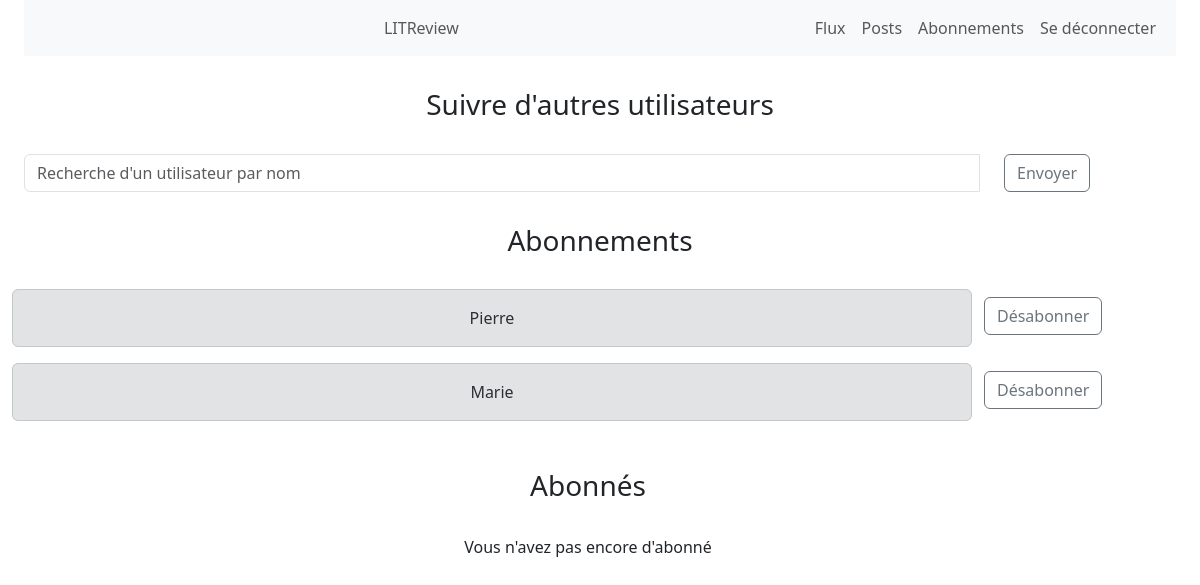
/subscribe-page/ (signed in), run on an earlier commit of the app's database.
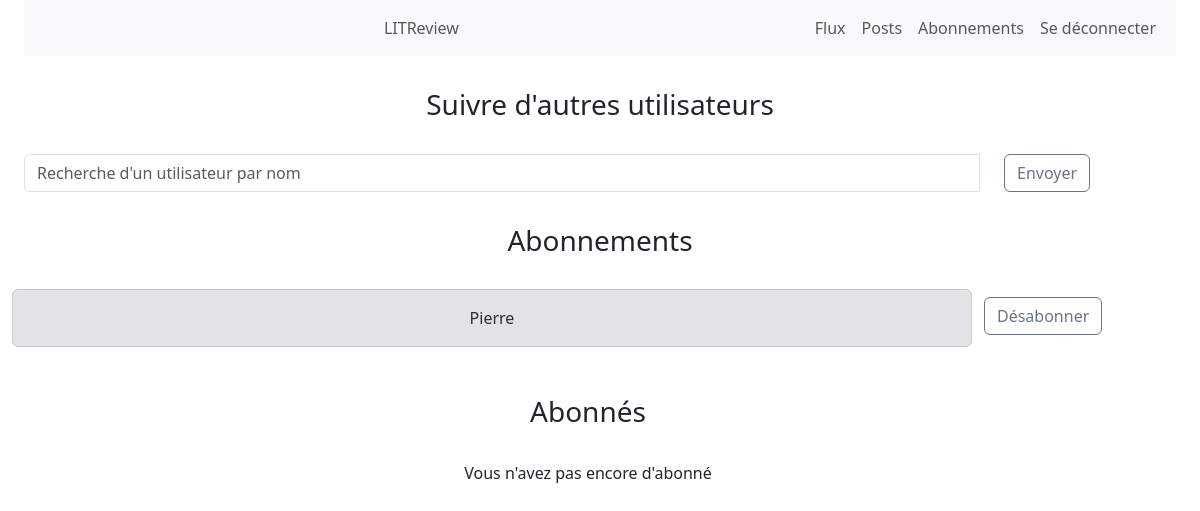
And on a later commit of the database.
### blog/models.py (models this page shows, shortened)
class UserFollows(models.Model):
    user = models.ForeignKey(settings.AUTH_USER_MODEL,
                             on_delete=models.CASCADE, related_name='user')
    followed_user = models.ForeignKey(settings.AUTH_USER_MODEL,
                                      on_delete=models.CASCADE, related_name='followed_user')
    class Meta:
        unique_together = ('user', 'followed_user', )

### authenticate/models.py (models this page shows)
class User(AbstractUser):
    pass

### blog/views.py (the view, shortened to what this page needs)
@login_required
def subscription_main_page(request):
    user = get_user_model()
    exist = User.objects.exclude(pk=request.user.id)
    following_user = models.UserFollows.objects.filter(
        user=request.user)
    followed_by_user = models.UserFollows.objects.filter(
        followed_user=request.user)
    message = None
    return render(request, "blog/subscription-page.html",
                  context={'following_user': following_user,
                           'followed_by_user': followed_by_user,
                           'exist': exist, 'message': message})

### blog/templates/blog/subscription-page.html (shortened to what this page needs)
{% extends 'base.html' %}
{% load crispy_forms_tags %}
{% block content %}
<div class="container-fluid">
    <h3 class="text-center p-3 my-3">Suivre d'autres utilisateurs</h3>
    {% include 'blog/subscribe.html' %}
</div>
<h3 class="text-center p-3 my-3">Abonnements</h3>
<div class='container-fluid row '>
    {% include 'blog/display-subscribers.html' %}
</div>
{% endblock content %}

### blog/templates/blog/display-subscribers.html (shortened to what this page needs)
{% for user_follows  in following_user %}
    <div class="alert alert-secondary col-lg-10">
        <div class=" text-center">
        {{user_follows.followed_user}}
        </div>
    </div>
    {% include 'blog/unsubscribe.html' %}
    {% endfor %}
<h3 class="text-center p-3 my-3">Abonnés</h3>
{% if not followed_by_user%}
<p class= "text-center">Vous n'avez pas encore d'abonné</p>
{% endif %}

### blog/templates/blog/unsubscribe.html (shortened to what this page needs)
    <div class="col-lg-2 mt-2">
        <form method="POST" action= "{% url 'unsubscribe' user_follows.id %}">
            <button type='submit'  class="btn btn-outline-secondary"  id="button-addon2">Désabonner</button>
        </form>
    </div>

What changed in the data, as far as the page shows it:
removed UserFollows: followed_user "Marie"
